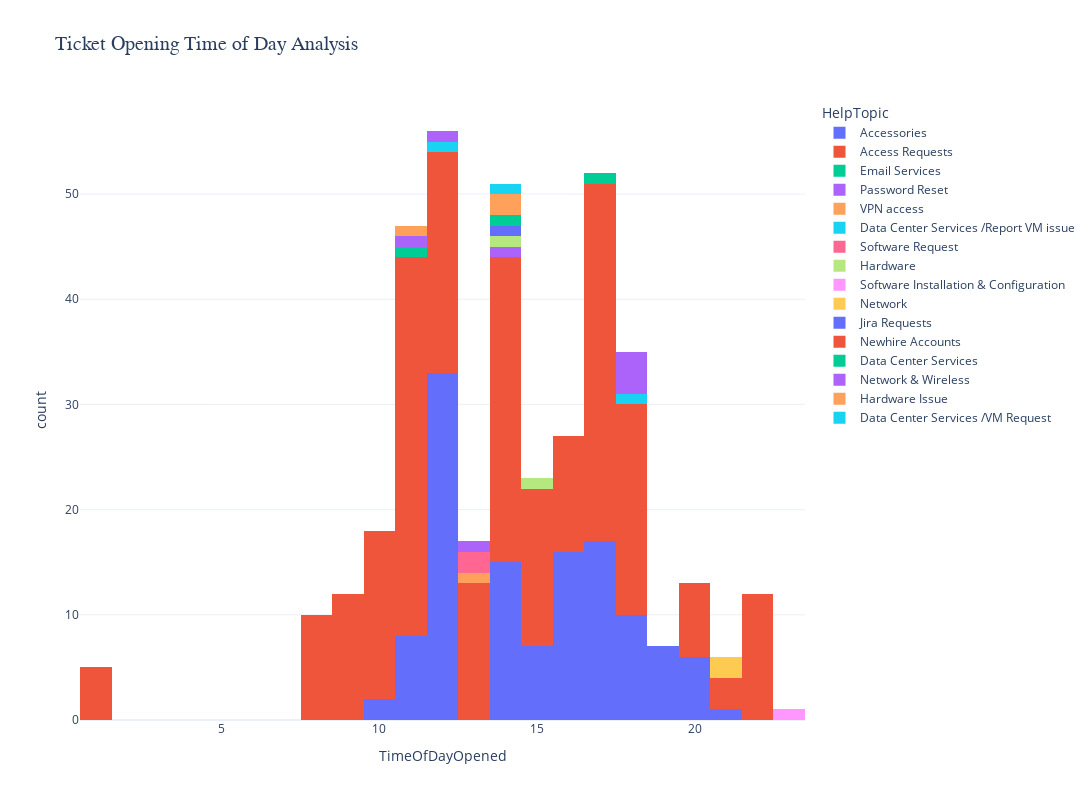

The code cell stored with this chart in its notebook:
### Markdown cell above
***NewPlot6*** analyzes the distribution of ticket opening times throughout the day in the DataFrame.

### Code cell
fig = px.histogram(df, x='TimeOfDayOpened', title='NewPlot6: Ticket Opening Time of Day Analysis', color="HelpTopic")

# Adjust the size of the chart
fig.update_layout(width=1400, height=800, template='plotly_white',
                  title_text='Ticket Opening Time of Day Analysis',
                   title_font=dict(size=20, color='dark blue', family='Verdana, sans-serif') ) 
fig.show()

### Figure 1 — Plotly figure (JSON) as saved in the notebook; plotly's stock layout.template omitted (floating-point values rounded to 4 significant figures; data arrays with more than 128 entries replaced by an {"elided": "..."} marker saying what was removed)
{"data": [{"alignmentgroup": "True", "bingroup": "x", "hovertemplate": "HelpTopic=Accessories<br>TimeOfDayOpened=%{x}<br>count=%{y}<extra></extra>", "legendgroup": "Accessories", "marker": {"color": "#636efa", "pattern": {"shape": ""}}, "name": "Accessories", "offsetgroup": "Accessories", "orientation": "v", "showlegend": true, "type": "histogram", "x": [14, 14, 14, 14, 14, 14, 14, 14, 14, 14, 14, 14, 14, 14, 14, 18, 18, 18, 18, 12, 12, 12, 12, 12, 12, 12, 12, 12, 12, 12, 12, 12, 12, 12, 12, 16, 11, 11, 11, 11, 11, 11, 11, 10, 19, 19, 19, 19, 19, 19, 19, 10, 11, 16, 16, 16, 16, 16, 16, 20, 20, 20, 20, 20, 20, 12, 12, 12, 12, 21, 12, 12, 12, 12, 12, 12, 12, 12, 15, 15, 15, 15, 15, 15, 15, 12, 12, 12, 12, 12, 18, 18, 18, 18, 16, 18, 16, 16, 16, 16, 16, 16, 16, 18, 16, 17, 17, 17, 17, 17, 17, 17, 17, 17, 17, 17, 17, 17, 17, 17, 17, 17], "xaxis": "x", "yaxis": "y"}, {"alignmentgroup": "True", "bingroup": "x", "hovertemplate": "HelpTopic=Access Requests<br>TimeOfDayOpened=%{x}<br>count=%{y}<extra></extra>", "legendgroup": "Access Requests", "marker": {"color": "#EF553B", "pattern": {"shape": ""}}, "name": "Access Requests", "offsetgroup": "Access Requests", "orientation": "v", "showlegend": true, "type": "histogram", "x": {"elided": "243 int values"}, "xaxis": "x", "yaxis": "y"}, {"alignmentgroup": "True", "bingroup": "x", "hovertemplate": "HelpTopic=Email Services<br>TimeOfDayOpened=%{x}<br>count=%{y}<extra></extra>", "legendgroup": "Email Services", "marker": {"color": "#00cc96", "pattern": {"shape": ""}}, "name": "Email Services", "offsetgroup": "Email Services", "orientation": "v", "showlegend": true, "type": "histogram", "x": [11, 17], "xaxis": "x", "yaxis": "y"}, {"alignmentgroup": "True", "bingroup": "x", "hovertemplate": "HelpTopic=Password Reset<br>TimeOfDayOpened=%{x}<br>count=%{y}<extra></extra>", "legendgroup": "Password Reset", "marker": {"color": "#ab63fa", "pattern": {"shape": ""}}, "name": "Password Reset", "offsetgroup": "Password Reset", "orientation": "v", "showlegend": true, "type": "histogram", "x": [14], "xaxis": "x", "yaxis": "y"}, {"alignmentgroup": "True", "bingroup": "x", "hovertemplate": "HelpTopic=VPN access<br>TimeOfDayOpened=%{x}<br>count=%{y}<extra></extra>", "legendgroup": "VPN access", "marker": {"color": "#FFA15A", "pattern": {"shape": ""}}, "name": "VPN access", "offsetgroup": "VPN access", "orientation": "v", "showlegend": true, "type": "histogram", "x": [13], "xaxis": "x", "yaxis": "y"}, {"alignmentgroup": "True", "bingroup": "x", "hovertemplate": "HelpTopic=Data Center Services /Report VM issue<br>TimeOfDayOpened=%{x}<br>count=%{y}<extra></extra>", "legendgroup": "Data Center Services /Report VM issue", "marker": {"color": "#19d3f3", "pattern": {"shape": ""}}, "name": "Data Center Services /Report VM issue", "offsetgroup": "Data Center Services /Report VM issue", "orientation": "v", "showlegend": true, "type": "histogram", "x": [12, 18], "xaxis": "x", "yaxis": "y"}, {"alignmentgroup": "True", "bingroup": "x", "hovertemplate": "HelpTopic=Software Request<br>TimeOfDayOpened=%{x}<br>count=%{y}<extra></extra>", "legendgroup": "Software Request", "marker": {"color": "#FF6692", "pattern": {"shape": ""}}, "name": "Software Request", "offsetgroup": "Software Request", "orientation": "v", "showlegend": true, "type": "histogram", "x": [13, 13], "xaxis": "x", "yaxis": "y"}, {"alignmentgroup": "True", "bingroup": "x", "hovertemplate": "HelpTopic=Hardware<br>TimeOfDayOpened=%{x}<br>count=%{y}<extra></extra>", "legendgroup": "Hardware", "marker": {"color": "#B6E880", "pattern": {"shape": ""}}, "name": "Hardware", "offsetgroup": "Hardware", "orientation": "v", "showlegend": true, "type": "histogram", "x": [15, 14], "xaxis": "x", "yaxis": "y"}, {"alignmentgroup": "True", "bingroup": "x", "hovertemplate": "HelpTopic=Software Installation & Configuration<br>TimeOfDayOpened=%{x}<br>count=%{y}<extra></extra>", "legendgroup": "Software Installation & Configuration", "marker": {"color": "#FF97FF", "pattern": {"shape": ""}}, "name": "Software Installation & Configuration", "offsetgroup": "Software Installation & Configuration", "orientation": "v", "showlegend": true, "type": "histogram", "x": [23], "xaxis": "x", "yaxis": "y"}, {"alignmentgroup": "True", "bingroup": "x", "hovertemplate": "HelpTopic=Network<br>TimeOfDayOpened=%{x}<br>count=%{y}<extra></extra>", "legendgroup": "Network", "marker": {"color": "#FECB52", "pattern": {"shape": ""}}, "name": "Network", "offsetgroup": "Network", "orientation": "v", "showlegend": true, "type": "histogram", "x": [21, 21], "xaxis": "x", "yaxis": "y"}, {"alignmentgroup": "True", "bingroup": "x", "hovertemplate": "HelpTopic=Jira Requests<br>TimeOfDayOpened=%{x}<br>count=%{y}<extra></extra>", "legendgroup": "Jira Requests", "marker": {"color": "#636efa", "pattern": {"shape": ""}}, "name": "Jira Requests", "offsetgroup": "Jira Requests", "orientation": "v", "showlegend": true, "type": "histogram", "x": [14], "xaxis": "x", "yaxis": "y"}, {"alignmentgroup": "True", "bingroup": "x", "hovertemplate": "HelpTopic=Newhire Accounts<br>TimeOfDayOpened=%{x}<br>count=%{y}<extra></extra>", "legendgroup": "Newhire Accounts", "marker": {"color": "#EF553B", "pattern": {"shape": ""}}, "name": "Newhire Accounts", "offsetgroup": "Newhire Accounts", "orientation": "v", "showlegend": true, "type": "histogram", "x": [20], "xaxis": "x", "yaxis": "y"}, {"alignmentgroup": "True", "bingroup": "x", "hovertemplate": "HelpTopic=Data Center Services<br>TimeOfDayOpened=%{x}<br>count=%{y}<extra></extra>", "legendgroup": "Data Center Services", "marker": {"color": "#00cc96", "pattern": {"shape": ""}}, "name": "Data Center Services", "offsetgroup": "Data Center Services", "orientation": "v", "showlegend": true, "type": "histogram", "x": [14], "xaxis": "x", "yaxis": "y"}, {"alignmentgroup": "True", "bingroup": "x", "hovertemplate": "HelpTopic=Network & Wireless<br>TimeOfDayOpened=%{x}<br>count=%{y}<extra></extra>", "legendgroup": "Network & Wireless", "marker": {"color": "#ab63fa", "pattern": {"shape": ""}}, "name": "Network & Wireless", "offsetgroup": "Network & Wireless", "orientation": "v", "showlegend": true, "type": "histogram", "x": [12, 11, 13, 18, 18, 18, 18], "xaxis": "x", "yaxis": "y"}, {"alignmentgroup": "True", "bingroup": "x", "hovertemplate": "HelpTopic=Hardware Issue<br>TimeOfDayOpened=%{x}<br>count=%{y}<extra></extra>", "legendgroup": "Hardware Issue", "marker": {"color": "#FFA15A", "pattern": {"shape": ""}}, "name": "Hardware Issue", "offsetgroup": "Hardware Issue", "orientation": "v", "showlegend": true, "type": "histogram", "x": [11, 14, 14], "xaxis": "x", "yaxis": "y"}, {"alignmentgroup": "True", "bingroup": "x", "hovertemplate": "HelpTopic=Data Center Services /VM Request<br>TimeOfDayOpened=%{x}<br>count=%{y}<extra></extra>", "legendgroup": "Data Center Services /VM Request", "marker": {"color": "#19d3f3", "pattern": {"shape": ""}}, "name": "Data Center Services /VM Request", "offsetgroup": "Data Center Services /VM Request", "orientation": "v", "showlegend": true, "type": "histogram", "x": [14], "xaxis": "x", "yaxis": "y"}], "layout": {"barmode": "relative", "height": 800, "legend": {"title": {"text": "HelpTopic"}, "tracegroupgap": 0}, "title": {"font": {"color": "dark blue", "family": "Verdana, sans-serif", "size": 20}, "text": "Ticket Opening Time of Day Analysis"}, "width": 1400, "xaxis": {"anchor": "y", "domain": [0, 1], "title": {"text": "TimeOfDayOpened"}}, "yaxis": {"anchor": "x", "domain": [0, 1], "title": {"text": "count"}}}}
